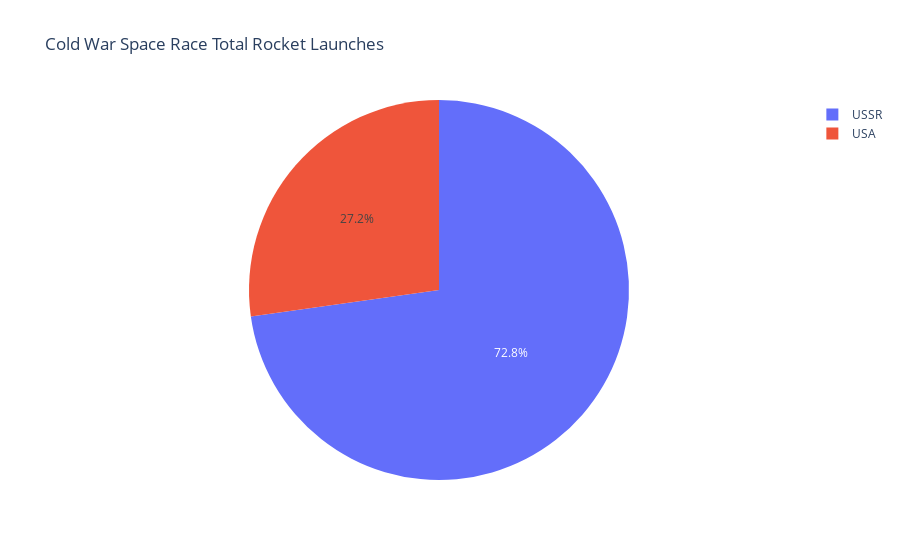

Here is the notebook cell this chart was saved with:
### Markdown cell above
## Create a Plotly Pie Chart comparing the total number of launches of the USSR and the USA

Hint: Remember to include former Soviet Republics like Kazakhstan when analysing the total number of launches.

### Code cell
cold_war_launches_USA_USSR = cold_war_launches.loc[cold_war_launches['Country'].isin(['USA', 'USSR'])]
fig = px.pie(cold_war_launches_USA_USSR, values="Launch Count", names="Country", title='Cold War Space Race Total Rocket Launches')
fig.show()

### Figure 1 — Plotly figure (JSON) as saved in the notebook; plotly's stock layout.template omitted (floating-point values rounded to 4 significant figures)
{"data": [{"domain": {"x": [0, 1], "y": [0, 1]}, "hovertemplate": "Country=%{label}<br>Launch Count=%{value}<extra></extra>", "labels": ["USA", "USSR", "USA", "USSR", "USA", "USSR", "USA", "USSR", "USA", "USSR", "USA", "USSR", "USA", "USSR", "USA", "USSR", "USA", "USSR", "USA", "USSR", "USA", "USSR", "USA", "USSR", "USA", "USSR", "USA", "USSR", "USA", "USSR", "USA", "USSR", "USA", "USSR", "USA", "USSR", "USA", "USSR", "USA", "USSR", "USA", "USSR", "USA", "USSR", "USA", "USSR", "USA", "USSR", "USA", "USSR", "USA", "USSR", "USA", "USSR", "USA", "USSR", "USA", "USSR", "USA", "USSR", "USA", "USSR", "USA", "USSR", "USA", "USSR", "USA", "USSR", "USA", "USSR"], "legendgroup": "", "name": "", "showlegend": true, "type": "pie", "values": [1, 2, 23, 5, 16, 4, 30, 9, 43, 9, 60, 22, 17, 24, 24, 36, 33, 53, 47, 51, 26, 75, 22, 80, 17, 83, 11, 88, 16, 93, 17, 79, 17, 84, 10, 83, 15, 89, 13, 95, 14, 97, 21, 71, 9, 36, 11, 40, 13, 51, 11, 53, 13, 46, 17, 42, 16, 51, 6, 49, 6, 42, 7, 36, 16, 26, 26, 37, 18, 29]}], "layout": {"legend": {"tracegroupgap": 0}, "title": {"text": "Cold War Space Race Total Rocket Launches"}}}
